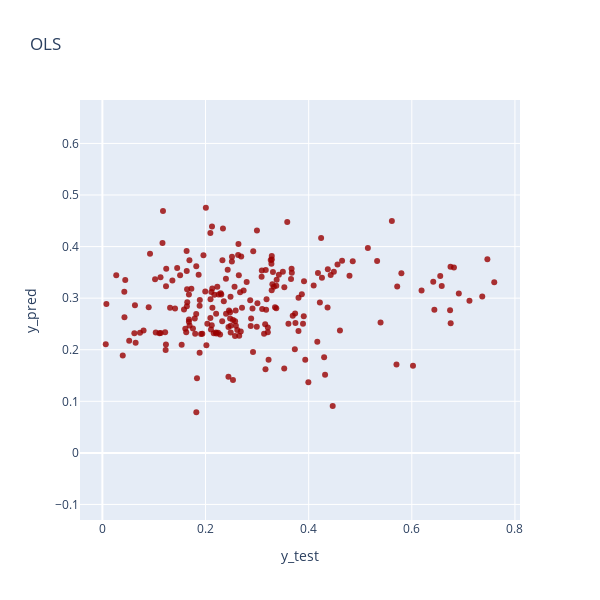

This figure's notebook cell:
### Code cell
# EVALUATION OF THE MODEL
# plot y_test vs. y_pred
fig = go.Figure()
fig.add_trace(
    go.Scatter(
        x=y_test,
        y=y_pred,
        mode="markers",
        marker=dict(
            color="rgba(152, 0, 0, .8)",
        ),
    )
)

fig.update_layout(
    title="OLS",
    xaxis_title="y_test",
    yaxis_title="y_pred",
    # yaxis_range=[0, 10],
    height=600,
    width=600,
)

#  make the plotly figure square
fig.update_xaxes(scaleanchor="y", scaleratio=1)

### Figure 1 — Plotly figure (JSON) as saved in the notebook; plotly's stock layout.template omitted (floating-point values rounded to 4 significant figures; data arrays with more than 128 entries replaced by an {"elided": "..."} marker saying what was removed)
{"data": [{"marker": {"color": "rgba(152, 0, 0, .8)"}, "mode": "markers", "type": "scatter", "x": {"elided": "214 float values"}, "y": {"elided": "214 float values"}}], "layout": {"height": 600, "title": {"text": "OLS"}, "width": 600, "xaxis": {"scaleanchor": "y", "scaleratio": 1, "title": {"text": "y_test"}}, "yaxis": {"title": {"text": "y_pred"}}}}
